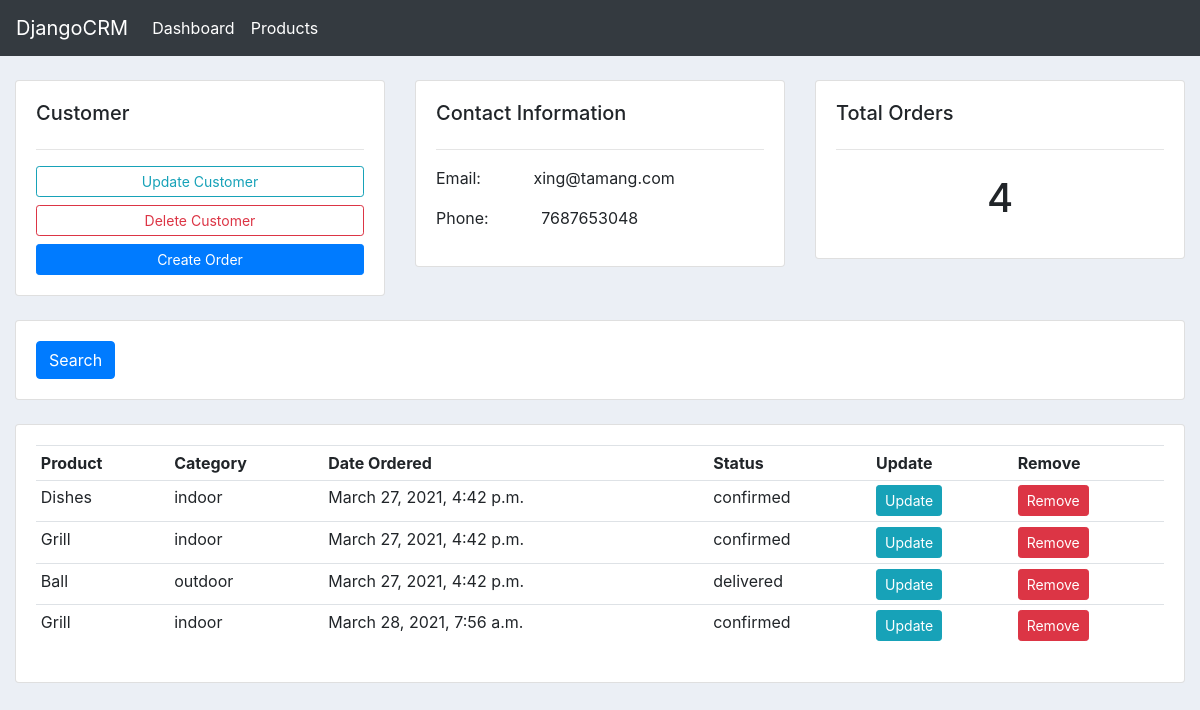
Before: /customer/5/ with the older database file.
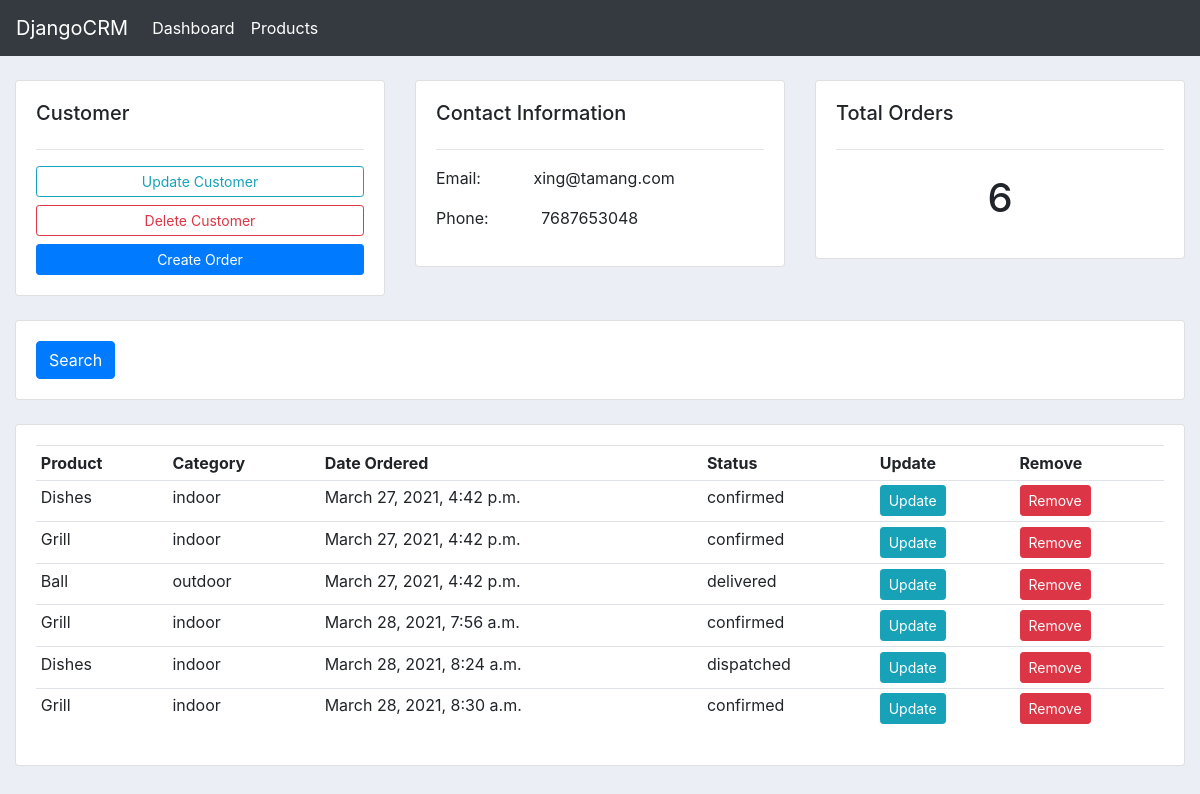
After: the same page with the newer database file.
### accounts/models.py (models this page shows, shortened)
class Customer(models.Model):
    name = models.CharField(max_length=250, null=True)
    phone = models.CharField(max_length=250, null=True)
    email = models.CharField(max_length=250, null=True)
    create_date = models.DateTimeField(auto_now=True)
    write_date = models.DateTimeField(auto_now_add=True)

class Order(models.Model):
    STATUS = (
        ('pending', 'Pending'),
        ('confirmed', 'Confirmed'),
        ('dispatched', 'Dispatched'),
        ('delivered', 'Delivered'),
    )
    customer = models.ForeignKey("accounts.Customer", on_delete=models.SET_NULL, null=True)
    product = models.ForeignKey("accounts.Product", on_delete=models.SET_NULL, null=True)
    create_date = models.DateTimeField(auto_now=True)
    write_date = models.DateTimeField(auto_now_add=True)
    status = models.CharField(choices=STATUS, max_length=250, null=True)

class Product(models.Model):
    CATEGORY = (
        ('indoor', 'Indoor'),
        ('outdoor', 'Outdoor'),
    )
    STATUS = (
        ('active', 'Active'),
        ('inactive', 'Inactive'),
    )
    name = models.CharField(max_length=250, null=True)
    price = models.FloatField(null=True)
    category = models.CharField(max_length=250, null=True, choices=CATEGORY)
    description = models.CharField(max_length=250, null=True, blank=True)
    tags = models.ManyToManyField("accounts.Tag")
    status = models.CharField(choices=STATUS, max_length=250, default='active')
    create_date = models.DateTimeField(auto_now=True)
    write_date = models.DateTimeField(auto_now_add=True)
    def __str__(self):
        return self.name

### accounts/views.py (the view)
# urls.py: path('customer/<int:id>/', customer_view, name='customer'),
def customer_view(request, id):
    try:
        customer = Customer.objects.get(id=id)
    except Customer.DoesNotExist:
        raise Http404("Customer does not exist")
    orders = customer.order_set.all()
    total_orders = orders.count()
    context = {
        'customer': customer,
        'orders': orders,
        'total_orders': total_orders
        }
    return render(request, 'accounts/customers.html', context=context)

### accounts/templates/accounts/customers.html (shortened to what this page needs)
{% extends 'accounts/main.html' %}
{% block content %}
<br>
<div class="container-fluid">
    <div class="row">
        <div class="col-md">
            <div class="card card-body">
                <h5>Customer</h5><hr>
                <a href="{% url 'update-customer' customer.id %}" class="btn btn-outline-info btn-sm btn-block">Update Customer</a>
                <a href="{% url 'delete-customer' customer.id %}" class="btn btn-outline-danger btn-sm btn-block">Delete Customer</a>
                <a href="{% url 'create-order' customer.id %}" class="btn btn-primary btn-sm btn-block">Create Order</a>
            </div>
        </div>
        <div class="col-md">
            <div class="card card-body">
                <h5>Contact Information</h5>
                <hr>
                <p>Email: <span class="ml-5">{{customer.email}}</span></p>
                <p>Phone: <span class="ml-5">{{customer.phone}}</span></p>
            </div>
        </div>
        <div class="col-md">
            <div class="card card-body">
                <h5>Total Orders</h5><hr>
                <h1 class="text-center p-2">{{ total_orders }}</h1>
            </div>
        </div>
    </div>
    <br>
    <div class="row">
        <div class="col">
            <div class="card card-body">
            <form action="" method="GET">
            <button type="submit" class="btn btn-primary">Search</button>
            </form>
            </div>
        </div>
    </div>
    <br>
    <div class="row">
        <div class="col-md">
            <div class="card card-body">
                <div class="table-responsive">
                    <table class="table table-sm">
                    <tr>
                        <th>Product</th>
                        <th>Category</th>
                        <th>Date Ordered</th>
                        <th>Status</th>
                        <th>Update</th>
                        <th>Remove</th>
                    </tr>
                    {% for order in orders %}
                    <tr>
                        <td>{{order.product}}</td>
                        <td>{{order.product.category}}</td>
                        <td>{{order.create_date}}</td>
                        <td>{{order.status}}</td>
                        <td><a href="#" class="btn btn-sm btn-info">Update</a></td>
                        <td><a href="#" class="btn btn-sm btn-danger">Remove</a></td>
                    </tr>
                    {% endfor %}
                    </table>
                </div >
            </div>
        </div>
    </div>
</div>
{% endblock content %}

### accounts/templates/accounts/main.html (shortened to what this page needs)
{% load static %}
<!DOCTYPE html>
<html lang="en">
<head>
    <link rel="stylesheet" href="https://stackpath.bootstrapcdn.com/bootstrap/4.3.1/css/bootstrap.min.css">
    <link rel="stylesheet" href="{% static 'css/main.css' %}">
</head>
<body>
    {% include 'accounts/navbar.html' %}
    {% block content %}
    {% endblock content %}
</body>
</html>

### accounts/templates/accounts/navbar.html (shortened to what this page needs)
<nav class="navbar navbar-expand-lg navbar-dark bg-dark">
  <a class="navbar-brand" href="{% url 'home' %}">DjangoCRM</a>
  <div class="collapse navbar-collapse" id="navbarNav">
    <ul class="navbar-nav">
      <li class="nav-item active">
        <a class="nav-link" href="{% url 'home' %}">Dashboard </a>
      </li>
      <li class="nav-item active">
        <a class="nav-link" href="{% url 'product' %}">Products</a>
      </li>
    </ul>
  </div>
</nav>

### accounts/static/css/main.css (style rules this page uses)
body { background-color: #ebeff5; }

Changed rows visible on the page:
added Order: product "Dishes", product.category "indoor", create_date "March 28, 2021, 8:24 a.m.", status "dispatched"
added Order: product "Grill", product.category "indoor", create_date "March 28, 2021, 8:30 a.m.", status "confirmed"
Other visible differences:
{{ total_orders }}: "4" → "6"
